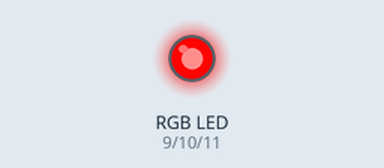
Simulated run of this sketch. Board: Arduino Uno, built with avr-gcc and run on an emulated ATmega328P. On the bench: an RGB LED mixed from three pins (HIGH = lit). Dim RGB values are drawn brighter than linear.

Above: at 2.05 s.
At 2.9 s:
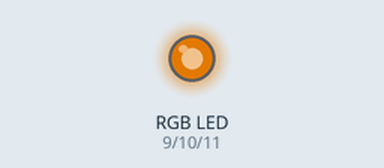
At 3.8 s:
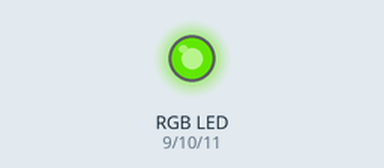
At 5.6 s:
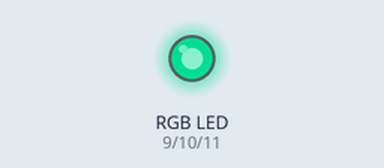
At 7.4 s:
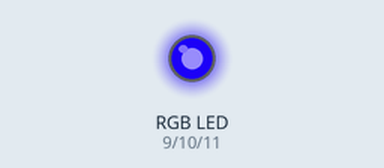
At 9.2 s:
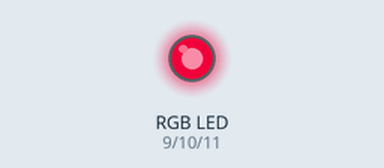
Timing chart, 0 to 12.0 s (numbered marks = the images above):
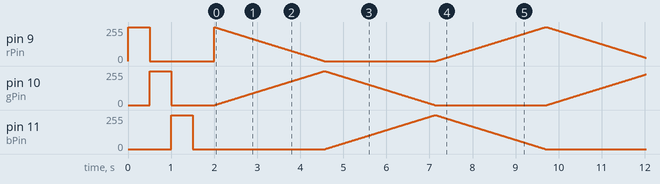

The sketch:

RainbowDash.ino
```cpp
/*
 * RainbowDash
 *
 * utilises an RGB LED to show rainbow colours
 */
const int rPin = 9;  // red pin
const int gPin = 10; // green pin
const int bPin = 11; // blue pin

const int initialBlink = 500; // inital blink duration in ms

const int high = 255; // maximum value for analogWrite()

void setup() {
  // initialise and test red pin:
  pinMode(rPin, OUTPUT);
  analogWrite(rPin, high);
  delay(initialBlink);
  analogWrite(rPin,   0);
  // initialise and test green pin:
  pinMode(gPin, OUTPUT);
  analogWrite(gPin, high);
  delay(initialBlink);
  analogWrite(gPin,   0);
  // initialise and test blue pin:
  pinMode(bPin, OUTPUT);
  analogWrite(bPin, high);
  delay(initialBlink);
  analogWrite(bPin,   0);
  delay(initialBlink);
}

const int loopDelay = 10;
const int loopIncrement = 1;

int i = 0;

void loop() {
  if (i < (high + 1)) {
    // from red via yellow to green:
    int j = i;
    analogWrite(rPin, high - j);
    analogWrite(gPin,        j);
    analogWrite(bPin,        0);
    i += loopIncrement;
  } else if (i < 2 * (high +1)) {
    // from green via cyan to blue:
    int j = i - (high + 1);
    analogWrite(rPin,        0);
    analogWrite(gPin, high - j);
    analogWrite(bPin,        j);
    i += loopIncrement;
  } else if (i < 3 * (high + 1)) {
    // from blue via magenta to red:
    int j = i - 2 * (high + 1);
    analogWrite(rPin,        j);
    analogWrite(gPin,        0);
    analogWrite(bPin, high - j);
    i += loopIncrement;
  } else {
    i = 0;
  }
  delay(loopDelay);
}
```
